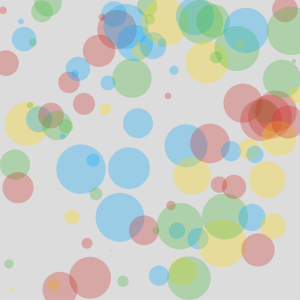
Frame 1 (no input)
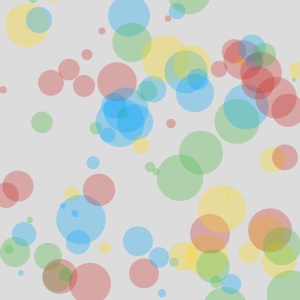
Frame 60 (the mouse pressed at the canvas centre just before this capture)
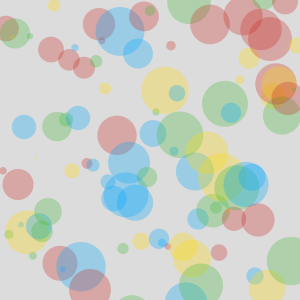
Frame 120 (the mouse held since frame 60 and released just before this capture)

The Processing sketch that drew these frames (run headless with seeded random() and noise(); from frame 60 on, the mouse is pressed at the canvas centre):

// Processing sketch: processing_20364
// ── processing_20364.pde

int num = 100;
float[] mySize = new float [num];
float[] ypos = new float[num];
float[] speed = new float[num];
float[] N = new float [num];
color[] myColors = new color[4];
int[] col = new int[num];

void setup() {

  size(300,300);

  //explicitly add colors to the myColors array
  myColors[0] = color(200,40,35,75);
  myColors[1] = color(65,185,54,75);
  myColors[2] = color(255,217,0,75);
  myColors[3] = color(0,168,255,75);

  //use a loop to randomly seed ypos, speed, and col
  for(int i=num-1; i>=0; i--) {
    ypos[i] = random(0,height);
    speed[i] = random(-5,5);
    col[i] = floor(random(0,4));
    mySize[i] = random (-50, 50);
    N[i] = random (10);
  }
  noStroke();
  smooth();
}

void draw() {
  background(220);
  
  for(int i=0; i<num-1; i++) {
    
    if (width/num > 1){
    //use the int from col[] to choose the fill from myColors[]
    fill(myColors[col[i]]);
    //draw the ellipse using ypos[]
    ellipse(width/num * i + width/num, ypos[i], mySize[i], mySize[i]);
    //update ypos[] with speed[]
    ypos[i] = ypos[i] + speed[i];
    }else{
      
      //this solution to the bug doesn't space everything proportionally, and it doesn't necessarily put all the ellipses in the screen
      
      //use the int from col[] to choose the fill from myColors[]
    fill(myColors[col[i]]);
    //draw the ellipse using ypos[]
    ellipse(width/num * i + i*.1 + width/num, ypos[i], mySize[i], mySize[i]);
    //update ypos[] with speed[]
    ypos[i] = ypos[i] + speed[i];
    }
      
    
    //if the circles go off the screen, reset them
    if(ypos[i] > height + abs(mySize[i]/2)) ypos[i] = abs(-mySize[i])/2;
    if(ypos[i] < -abs(mySize[i]/2)) ypos[i] = height - +abs(mySize[i]/2);
  }
}
